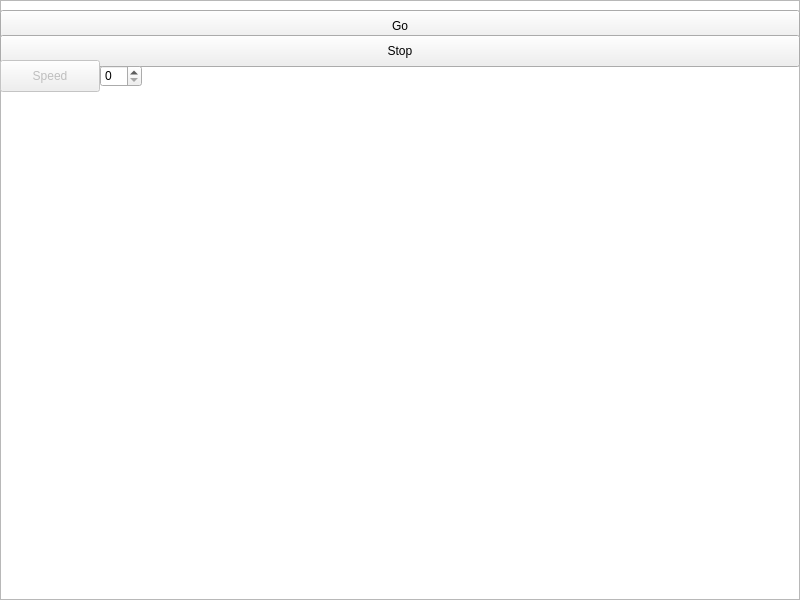
<?xml version="1.0" encoding="UTF-8"?>
<ui version="4.0">
 <class>Widget</class>
 <widget class="QWidget" name="Widget">
  <property name="geometry">
   <rect>
    <x>0</x>
    <y>0</y>
    <width>800</width>
    <height>600</height>
   </rect>
  </property>
  <property name="windowTitle">
   <string>Widget</string>
  </property>
  <widget class="QGraphicsView" name="graphicsView">
   <property name="enabled">
    <bool>true</bool>
   </property>
   <property name="geometry">
    <rect>
     <x>0</x>
     <y>0</y>
     <width>800</width>
     <height>600</height>
    </rect>
   </property>
  </widget>
  <widget class="QPushButton" name="Go">
   <property name="geometry">
    <rect>
     <x>0</x>
     <y>10</y>
     <width>800</width>
     <height>32</height>
    </rect>
   </property>
   <property name="cursor">
    <cursorShape>PointingHandCursor</cursorShape>
   </property>
   <property name="text">
    <string>Go</string>
   </property>
  </widget>
  <widget class="QPushButton" name="Stop">
   <property name="geometry">
    <rect>
     <x>0</x>
     <y>35</y>
     <width>800</width>
     <height>32</height>
    </rect>
   </property>
   <property name="cursor">
    <cursorShape>PointingHandCursor</cursorShape>
   </property>
   <property name="text">
    <string>Stop</string>
   </property>
  </widget>
  <widget class="QSpinBox" name="speedBox">
   <property name="geometry">
    <rect>
     <x>100</x>
     <y>65</y>
     <width>42</width>
     <height>22</height>
    </rect>
   </property>
   <property name="cursor">
    <cursorShape>PointingHandCursor</cursorShape>
   </property>
   <property name="suffix">
    <string notr="true"/>
   </property>
   <property name="prefix">
    <string notr="true"/>
   </property>
   <property name="minimum">
    <number>0</number>
   </property>
   <property name="maximum">
    <number>50</number>
   </property>
  </widget>
  <widget class="QPushButton" name="SpeedButton">
   <property name="enabled">
    <bool>false</bool>
   </property>
   <property name="geometry">
    <rect>
     <x>0</x>
     <y>60</y>
     <width>100</width>
     <height>32</height>
    </rect>
   </property>
   <property name="text">
    <string>Speed</string>
   </property>
  </widget>
 </widget>
 <resources/>
 <connections/>
</ui>
